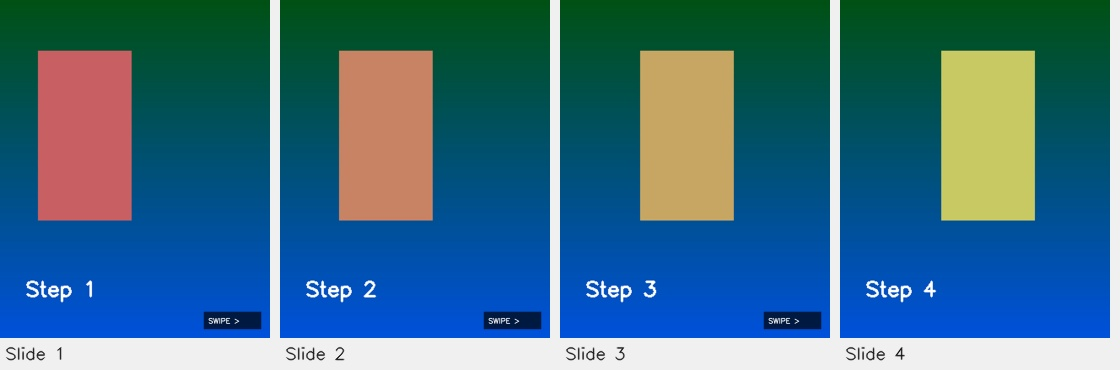
#> input picture scratch/pytest_temp/test_full_carousel_pipeline_an0/carousels/894c985bb577/post_001/contact-sheet.jpg, 1120 x 370 px
$ python -i quality.py   (imports and definitions only)   (older library calls are emulated)
#> lines starting #> are read from the running program, lines starting #| are printed output that depends on the picture
"""Local sampled visual diagnostics, distinct from full FFmpeg decoding."""
from __future__ import annotations

from pathlib import Path

import cv2
import numpy as np


def visual_report(path: Path, *, square=False, aspect_4_3=False):
#> called with square = False, aspect_4_3 = False
    cap = cv2.VideoCapture(str(path))
    fps = cap.get(cv2.CAP_PROP_FPS)
    duration = cap.get(cv2.CAP_PROP_FRAME_COUNT) / fps if fps else 0
    if not duration:
        cap.release()
        raise ValueError("Cannot measure video duration for visual checks")
    step = max(.5, duration / 160)
    times = np.arange(0, max(.01, duration - .04), step)
    previous, samples = None, []
    freeze, longest_freeze, black, longest_black = 0., 0., 0., 0.
    best, best_score = .0, -1.
    try:
        for t in times:
            cap.set(cv2.CAP_PROP_POS_MSEC, float(t) * 1000)
            ok, frame = cap.read()
            if not ok:
                raise ValueError(f"Output frame could not be decoded near {t:.1f}s")
            if aspect_4_3:
                h, w = frame.shape[:2]
                vh = min(h, round(w * 3 / 4 / 2) * 2)
                top = max(0, (h - vh) // 2)
                frame = frame[top:top + vh]
            elif square:
                h, w = frame.shape[:2]
                top = max(0, (h - w) // 2)
                frame = frame[top:top + min(w, h)]
            gray = cv2.cvtColor(cv2.resize(frame, (240, 240)), cv2.COLOR_BGR2GRAY)
            dark = float(np.mean(gray < 12)) > .985
            diff = float(np.mean(cv2.absdiff(gray, previous))) if previous is not None else None
            frozen = diff is not None and diff < .12
            freeze = freeze + step if frozen else 0.
            black = black + step if dark else 0.
            longest_freeze, longest_black = max(longest_freeze, freeze), max(longest_black, black)
            sharpness = float(cv2.Laplacian(gray, cv2.CV_64F).var())
            if not dark and sharpness > best_score and t <= min(duration * .6, 20):
                best, best_score = float(t), sharpness
            samples.append({"time": round(float(t), 2), "black": dark, "difference": round(diff, 3) if diff is not None else None})
            previous = gray
#> this loop made 1 pass
#> (dark, frozen, freeze, black, longest_freeze, longest_black, sharpness, best) on pass 1: (False, False, 0, 0, 0, 0, 3130.6, 0)
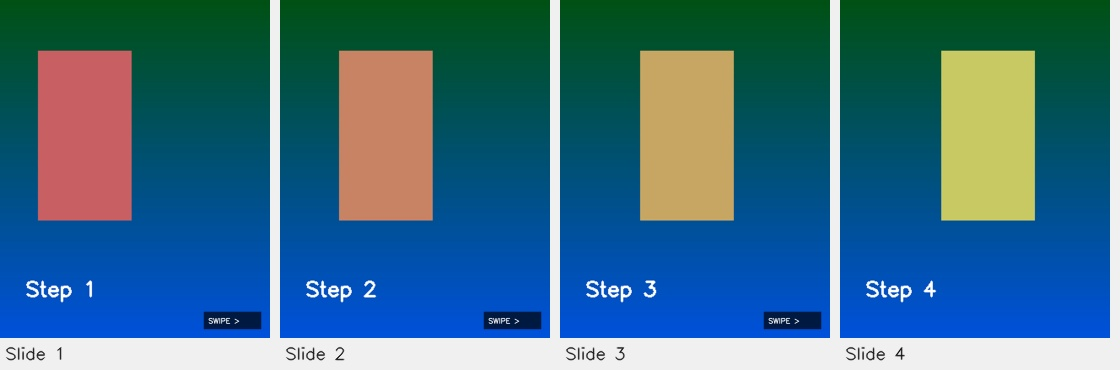
#> input picture scratch/pytest_temp/test_full_carousel_pipeline_an0/carousels/894c985bb577/post_001/contact-sheet.jpg, 1120 x 370 px
#> pass 1, in visual_report, `gray = cv2.cvtColor(cv2.resize(frame, (240, 240)), cv2.COLOR_BGR2GRAY)`:
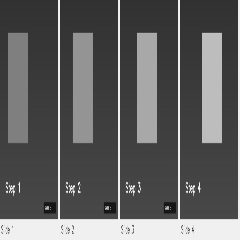
#> gray: shape (240, 240); min 21, max 253, mean 97.2
#> frame is the input picture: shape (370, 1120, 3); mean B, G, R 132.1, 109.8, 60.2
#> after the loop, best = 0; best_score = 3130.6; samples = 1 item
    finally:
        cap.release()
    warnings = []
    if longest_black >= 1:
        warnings.append("black_frames_review")
    if longest_freeze >= 4:
        warnings.append("static_or_frozen_sequence_review")
    return {"method": "sampled content-area frames", "samples": len(samples), "sample_step": round(step, 3),
            "black_fraction": round(sum(s["black"] for s in samples) / max(1, len(samples)), 3),
            "longest_black_seconds": round(longest_black, 2), "longest_static_seconds": round(longest_freeze, 2),
            "suggested_cover_seconds": round(best, 2), "warnings": warnings,
            "note": "Black fades and still shots can be intentional; these are review signals, not automatic cuts."}


def save_cover(path: Path, output: Path, seconds: float):
    cap = cv2.VideoCapture(str(path))
    try:
        cap.set(cv2.CAP_PROP_POS_MSEC, seconds * 1000)
        ok, frame = cap.read()
        if not ok or not cv2.imwrite(str(output), frame):
            raise ValueError("Could not create the clip cover preview")
    finally:
        cap.release()

>>> result = visual_report('../scratch/pytest_temp/test_full_carousel_pipeline_an0/carousels/894c985bb577/post_001/contact-sheet.jpg')
#> result = 9 items

$ run again, on scratch/pytest_temp/test_full_carousel_pipeline_an0/carousels/894c985bb577/post_001/slide_1.jpg
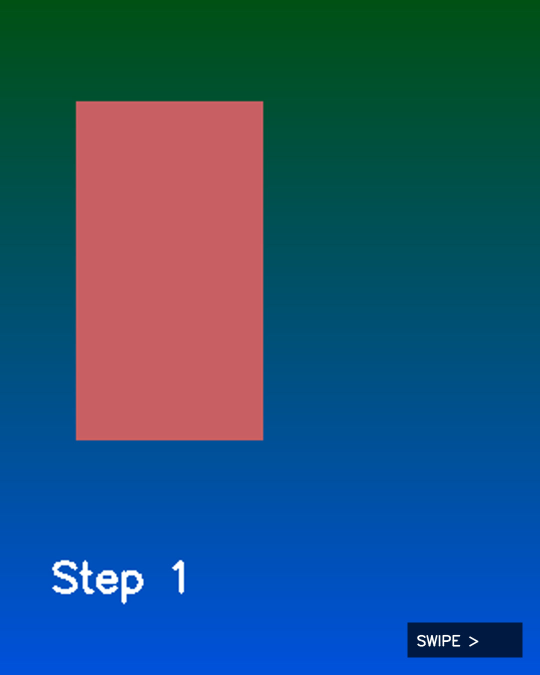
#> input picture scratch/pytest_temp/test_full_carousel_pipeline_an0/carousels/894c985bb577/post_001/slide_1.jpg, 1080 x 1350 px (shown at 1/2 size)
#> the loop in visual_report, `for t in times:` made 1 pass
#> (dark, frozen, freeze, black, longest_freeze, longest_black, sharpness, best) on pass 1: (False, False, 0, 0, 0, 0, 650.9, 0)
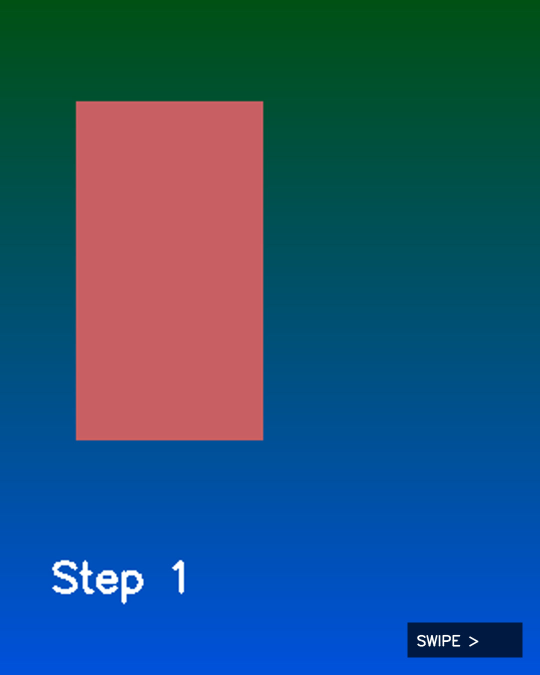
#> input picture scratch/pytest_temp/test_full_carousel_pipeline_an0/carousels/894c985bb577/post_001/slide_1.jpg, 1080 x 1350 px (shown at 1/2 size)
#> pass 1, in visual_report, `gray = cv2.cvtColor(cv2.resize(frame, (240, 240)), cv2.COLOR_BGR2GRAY)`:
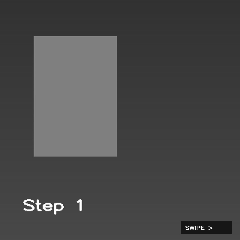
#> gray: shape (240, 240); min 19, max 255, mean 73
#> in visual_report, frame is the input picture: shape (1350, 1080, 3); mean B, G, R 117.9, 83.2, 36.2
#> after the loop in visual_report, `for t in times:`: best = 0; best_score = 650.9; samples = 1 item
#> result = 9 items

$ run again, on scratch/pytest_temp/test_full_carousel_pipeline_an0/carousels/894c985bb577/post_001/slide_3.jpg
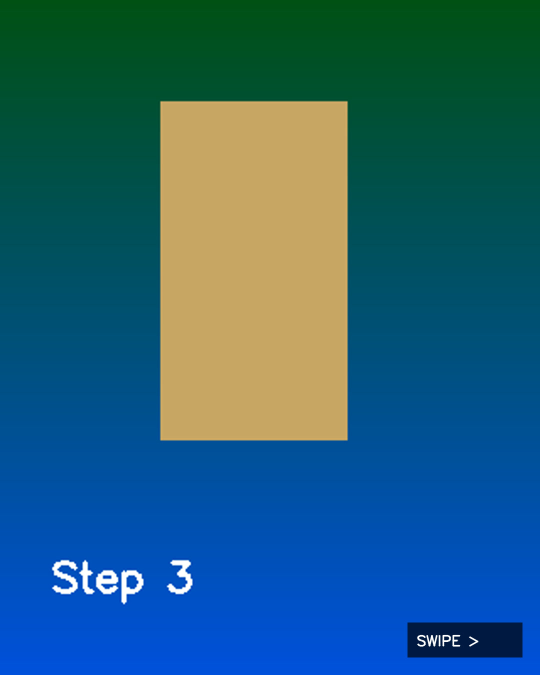
#> input picture scratch/pytest_temp/test_full_carousel_pipeline_an0/carousels/894c985bb577/post_001/slide_3.jpg, 1080 x 1350 px (shown at 1/2 size)
#> the loop in visual_report, `for t in times:` made 1 pass
#> (dark, frozen, freeze, black, longest_freeze, longest_black, sharpness, best) on pass 1: (False, False, 0, 0, 0, 0, 757.8, 0)
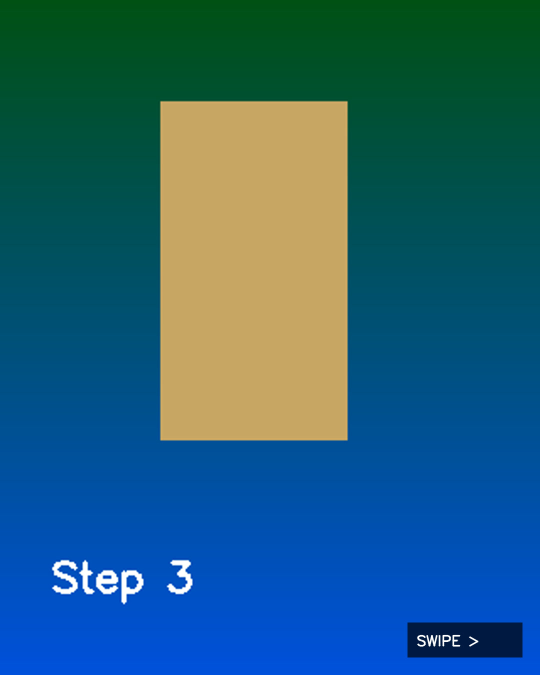
#> input picture scratch/pytest_temp/test_full_carousel_pipeline_an0/carousels/894c985bb577/post_001/slide_3.jpg, 1080 x 1350 px (shown at 1/2 size)
#> pass 1, in visual_report, `gray = cv2.cvtColor(cv2.resize(frame, (240, 240)), cv2.COLOR_BGR2GRAY)`:
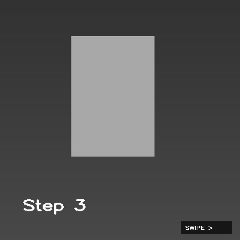
#> gray: shape (240, 240); min 19, max 255, mean 80.3
#> in visual_report, frame is the input picture: shape (1350, 1080, 3); mean B, G, R 117.9, 95.7, 36.1
#> after the loop in visual_report, `for t in times:`: best = 0; best_score = 757.8; samples = 1 item
#> result = 9 items
